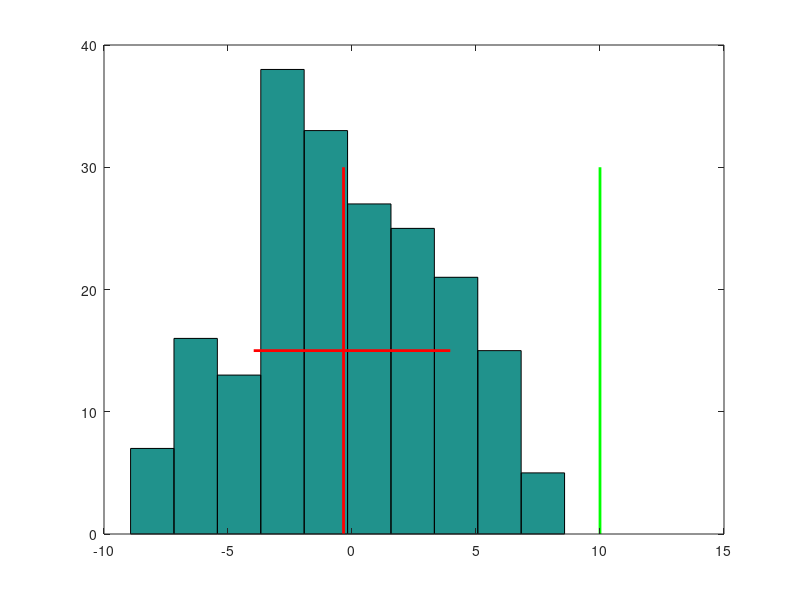

MATLAB code to generate this figure:
function [] = monotonicity_test()

% 
% Play script. Goal is to determine whether data has monotonic trend.
% Uses Monte Carlo simulation to ascertain whether the slope of the datafit
% is "significantly" different from zero.
% 

x = 1:7;
y = x * 10;


p = polyfit(x,y,1);
real_slope = p(1);

slopes = [];
for s = 1:200
    newy = y(randperm(length(y)));
    p = polyfit(x,newy,1);
    slopes = [slopes p(1)];
end;

figure;
hist(slopes);
hold on;
line([mean(slopes) mean(slopes)], [0 30], 'Color','r','LineWidth',2);
line([-1*std(slopes) std(slopes)], [15 15], 'Color','r','LineWidth',2);
line([real_slope real_slope], [0 30], 'COlor','g','LineWidth',2);